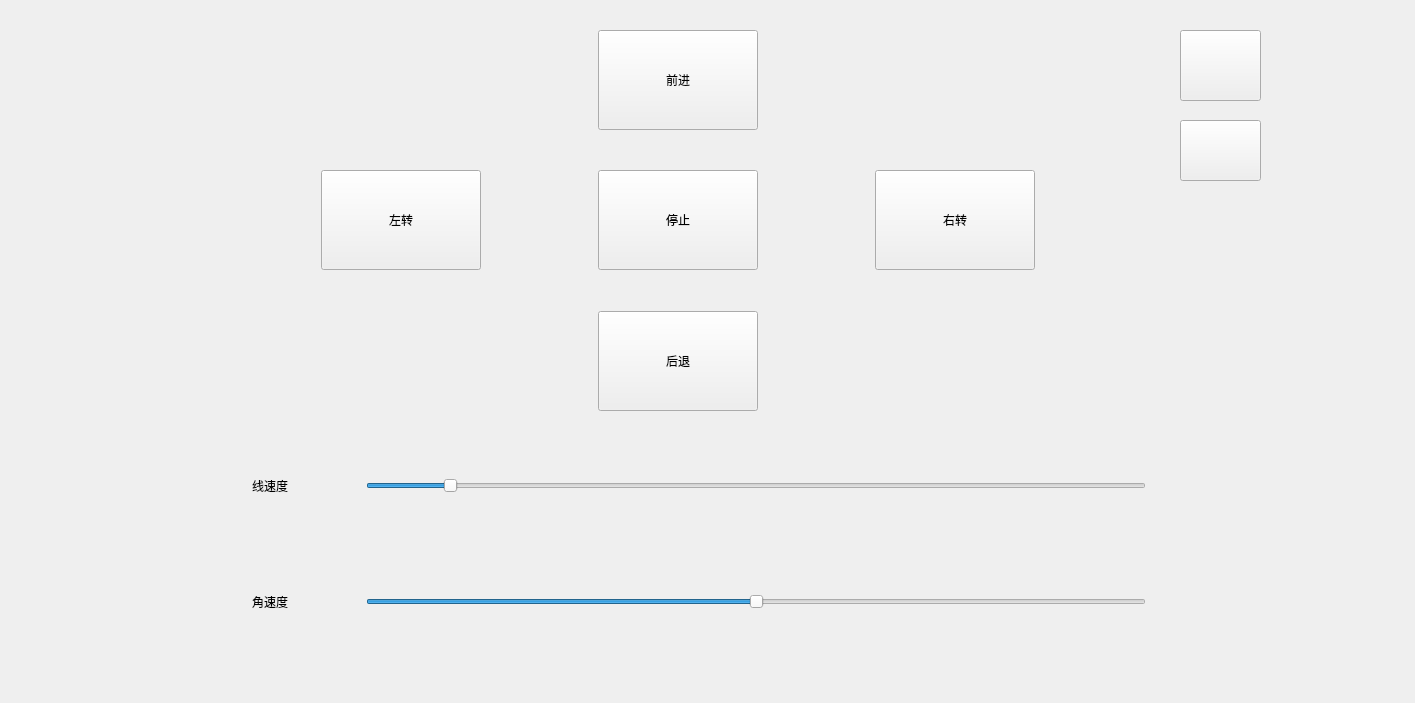
<?xml version="1.0" encoding="UTF-8"?>
<ui version="4.0">
 <class>Widget</class>
 <widget class="QWidget" name="Widget">
  <property name="geometry">
   <rect>
    <x>0</x>
    <y>0</y>
    <width>1415</width>
    <height>703</height>
   </rect>
  </property>
  <property name="windowTitle">
   <string>Widget</string>
  </property>
  <widget class="QWidget" name="verticalLayoutWidget_2">
   <property name="geometry">
    <rect>
     <x>210</x>
     <y>30</y>
     <width>936</width>
     <height>641</height>
    </rect>
   </property>
   <layout class="QVBoxLayout" name="verticalLayout_3">
    <item>
     <layout class="QHBoxLayout" name="horizontalLayout">
      <item>
       <spacer name="horizontalSpacer_3">
        <property name="orientation">
         <enum>Qt::Horizontal</enum>
        </property>
        <property name="sizeHint" stdset="0">
         <size>
          <width>40</width>
          <height>20</height>
         </size>
        </property>
       </spacer>
      </item>
      <item>
       <widget class="QPushButton" name="BtnLeft">
        <property name="minimumSize">
         <size>
          <width>160</width>
          <height>100</height>
         </size>
        </property>
        <property name="text">
         <string>左转</string>
        </property>
        <property name="icon">
         <iconset resource="resource.qrc">
          <normaloff>:/images/right.png</normaloff>:/images/right.png</iconset>
        </property>
        <property name="iconSize">
         <size>
          <width>65</width>
          <height>65</height>
         </size>
        </property>
       </widget>
      </item>
      <item>
       <spacer name="horizontalSpacer">
        <property name="orientation">
         <enum>Qt::Horizontal</enum>
        </property>
        <property name="sizeHint" stdset="0">
         <size>
          <width>40</width>
          <height>20</height>
         </size>
        </property>
       </spacer>
      </item>
      <item>
       <layout class="QVBoxLayout" name="verticalLayout_2">
        <item>
         <widget class="QPushButton" name="BtnForward">
          <property name="minimumSize">
           <size>
            <width>160</width>
            <height>100</height>
           </size>
          </property>
          <property name="maximumSize">
           <size>
            <width>160</width>
            <height>100</height>
           </size>
          </property>
          <property name="text">
           <string>前进</string>
          </property>
          <property name="icon">
           <iconset resource="resource.qrc">
            <normaloff>:/images/forward.png</normaloff>:/images/forward.png</iconset>
          </property>
          <property name="iconSize">
           <size>
            <width>64</width>
            <height>64</height>
           </size>
          </property>
         </widget>
        </item>
        <item>
         <spacer name="verticalSpacer">
          <property name="orientation">
           <enum>Qt::Vertical</enum>
          </property>
          <property name="sizeHint" stdset="0">
           <size>
            <width>20</width>
            <height>40</height>
           </size>
          </property>
         </spacer>
        </item>
        <item>
         <widget class="QPushButton" name="BtnStop">
          <property name="minimumSize">
           <size>
            <width>160</width>
            <height>100</height>
           </size>
          </property>
          <property name="text">
           <string>停止</string>
          </property>
          <property name="icon">
           <iconset resource="resource.qrc">
            <normaloff>:/images/stop.png</normaloff>:/images/stop.png</iconset>
          </property>
          <property name="iconSize">
           <size>
            <width>64</width>
            <height>64</height>
           </size>
          </property>
         </widget>
        </item>
        <item>
         <spacer name="verticalSpacer_2">
          <property name="orientation">
           <enum>Qt::Vertical</enum>
          </property>
          <property name="sizeHint" stdset="0">
           <size>
            <width>20</width>
            <height>40</height>
           </size>
          </property>
         </spacer>
        </item>
        <item>
         <widget class="QPushButton" name="BtnBackward">
          <property name="minimumSize">
           <size>
            <width>160</width>
            <height>100</height>
           </size>
          </property>
          <property name="text">
           <string>后退</string>
          </property>
          <property name="icon">
           <iconset resource="resource.qrc">
            <normaloff>:/images/backward.png</normaloff>:/images/backward.png</iconset>
          </property>
          <property name="iconSize">
           <size>
            <width>64</width>
            <height>64</height>
           </size>
          </property>
         </widget>
        </item>
       </layout>
      </item>
      <item>
       <spacer name="horizontalSpacer_2">
        <property name="orientation">
         <enum>Qt::Horizontal</enum>
        </property>
        <property name="sizeHint" stdset="0">
         <size>
          <width>40</width>
          <height>20</height>
         </size>
        </property>
       </spacer>
      </item>
      <item>
       <widget class="QPushButton" name="BtnRight">
        <property name="minimumSize">
         <size>
          <width>160</width>
          <height>100</height>
         </size>
        </property>
        <property name="text">
         <string>右转</string>
        </property>
        <property name="icon">
         <iconset resource="resource.qrc">
          <normaloff>:/images/left.png</normaloff>:/images/left.png</iconset>
        </property>
        <property name="iconSize">
         <size>
          <width>65</width>
          <height>65</height>
         </size>
        </property>
       </widget>
      </item>
      <item>
       <spacer name="horizontalSpacer_4">
        <property name="orientation">
         <enum>Qt::Horizontal</enum>
        </property>
        <property name="sizeHint" stdset="0">
         <size>
          <width>40</width>
          <height>20</height>
         </size>
        </property>
       </spacer>
      </item>
     </layout>
    </item>
    <item>
     <spacer name="verticalSpacer_3">
      <property name="orientation">
       <enum>Qt::Vertical</enum>
      </property>
      <property name="sizeHint" stdset="0">
       <size>
        <width>20</width>
        <height>40</height>
       </size>
      </property>
     </spacer>
    </item>
    <item>
     <layout class="QHBoxLayout" name="horizontalLayout_2">
      <item>
       <widget class="QLabel" name="label">
        <property name="minimumSize">
         <size>
          <width>120</width>
          <height>80</height>
         </size>
        </property>
        <property name="text">
         <string>线速度</string>
        </property>
        <property name="alignment">
         <set>Qt::AlignCenter</set>
        </property>
       </widget>
      </item>
      <item>
       <spacer name="horizontalSpacer_5">
        <property name="orientation">
         <enum>Qt::Horizontal</enum>
        </property>
        <property name="sizeHint" stdset="0">
         <size>
          <width>40</width>
          <height>20</height>
         </size>
        </property>
       </spacer>
      </item>
      <item>
       <widget class="QSlider" name="LineSpeed">
        <property name="minimumSize">
         <size>
          <width>780</width>
          <height>80</height>
         </size>
        </property>
        <property name="sizeIncrement">
         <size>
          <width>0</width>
          <height>0</height>
         </size>
        </property>
        <property name="maximum">
         <number>20</number>
        </property>
        <property name="value">
         <number>2</number>
        </property>
        <property name="orientation">
         <enum>Qt::Horizontal</enum>
        </property>
       </widget>
      </item>
     </layout>
    </item>
    <item>
     <spacer name="verticalSpacer_4">
      <property name="orientation">
       <enum>Qt::Vertical</enum>
      </property>
      <property name="sizeHint" stdset="0">
       <size>
        <width>20</width>
        <height>40</height>
       </size>
      </property>
     </spacer>
    </item>
    <item>
     <layout class="QHBoxLayout" name="horizontalLayout_3">
      <item>
       <widget class="QLabel" name="label_2">
        <property name="minimumSize">
         <size>
          <width>120</width>
          <height>80</height>
         </size>
        </property>
        <property name="text">
         <string>角速度</string>
        </property>
        <property name="alignment">
         <set>Qt::AlignCenter</set>
        </property>
       </widget>
      </item>
      <item>
       <spacer name="horizontalSpacer_6">
        <property name="orientation">
         <enum>Qt::Horizontal</enum>
        </property>
        <property name="sizeHint" stdset="0">
         <size>
          <width>40</width>
          <height>20</height>
         </size>
        </property>
       </spacer>
      </item>
      <item>
       <widget class="QSlider" name="AngulSpeed">
        <property name="minimumSize">
         <size>
          <width>780</width>
          <height>80</height>
         </size>
        </property>
        <property name="maximum">
         <number>100</number>
        </property>
        <property name="value">
         <number>50</number>
        </property>
        <property name="orientation">
         <enum>Qt::Horizontal</enum>
        </property>
       </widget>
      </item>
     </layout>
    </item>
    <item>
     <spacer name="verticalSpacer_5">
      <property name="orientation">
       <enum>Qt::Vertical</enum>
      </property>
      <property name="sizeHint" stdset="0">
       <size>
        <width>20</width>
        <height>40</height>
       </size>
      </property>
     </spacer>
    </item>
   </layout>
  </widget>
  <widget class="QPushButton" name="BtnRocker">
   <property name="geometry">
    <rect>
     <x>1180</x>
     <y>30</y>
     <width>81</width>
     <height>71</height>
    </rect>
   </property>
   <property name="text">
    <string/>
   </property>
   <property name="icon">
    <iconset resource="resource.qrc">
     <normaloff>:/images/Joystick.png</normaloff>:/images/Joystick.png</iconset>
   </property>
   <property name="iconSize">
    <size>
     <width>51</width>
     <height>51</height>
    </size>
   </property>
  </widget>
  <widget class="QPushButton" name="BtnHealth">
   <property name="geometry">
    <rect>
     <x>1180</x>
     <y>120</y>
     <width>81</width>
     <height>61</height>
    </rect>
   </property>
   <property name="text">
    <string/>
   </property>
   <property name="icon">
    <iconset resource="resource.qrc">
     <normaloff>:/images/medicine.png</normaloff>:/images/medicine.png</iconset>
   </property>
   <property name="iconSize">
    <size>
     <width>60</width>
     <height>60</height>
    </size>
   </property>
  </widget>
 </widget>
 <resources>
  <include location="resource.qrc"/>
 </resources>
 <connections/>
</ui>
